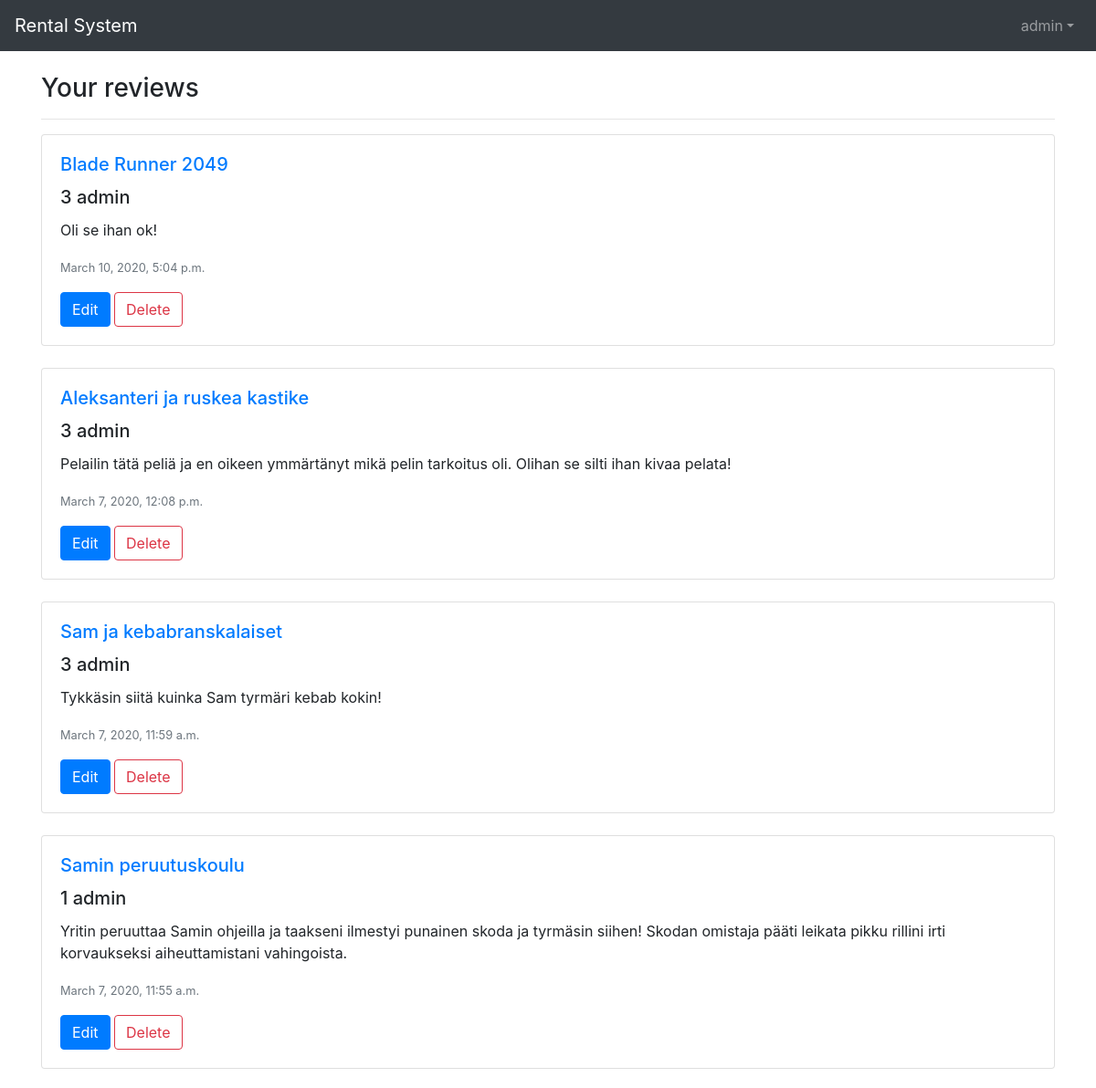
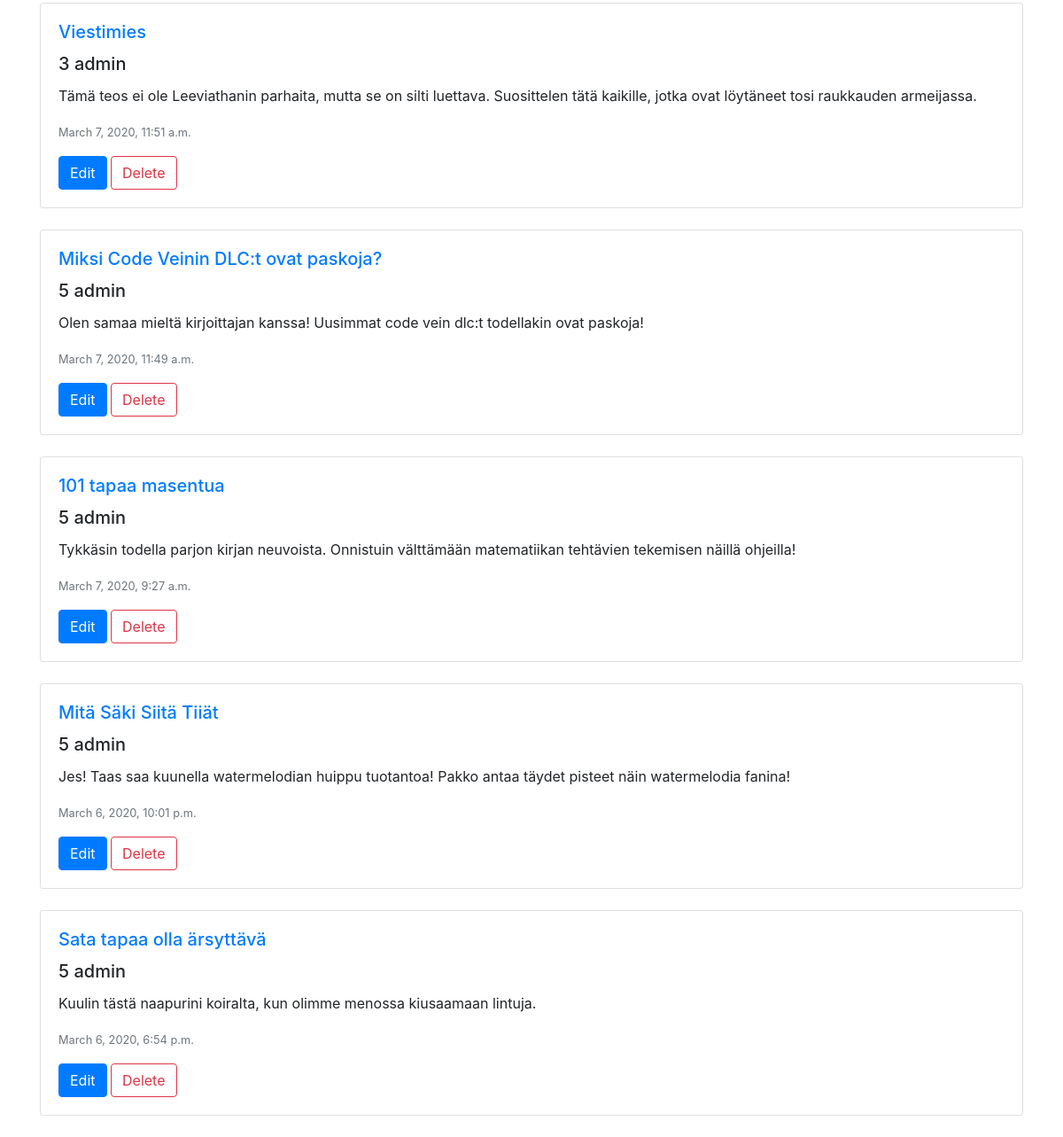
Screenshot of /reviews/ (signed in) with the database file from the repository (2 pictures, top to bottom).
### rental_system/models.py (models this page shows, shortened)
class Rating(models.Model):
    user = models.ForeignKey(User, on_delete=models.CASCADE, default=1)
    work = models.ForeignKey(Work, on_delete=models.CASCADE)
    rating = models.IntegerField(
        default=5,
        validators=[
            MaxValueValidator(5),
            MinValueValidator(0)
        ]
    )
    comment = models.TextField(max_length=500)
    post_date = models.DateTimeField(auto_now_add=True, null=True)
    edit_date = models.DateTimeField(blank=True, null=True)
    visible = models.BooleanField(default=True)

class Work(models.Model):
    creators = models.ManyToManyField(Creator)
    type = models.ForeignKey(Type, on_delete=models.CASCADE)
    genres = models.ManyToManyField(Genre)
    publishers = models.ManyToManyField(Publisher, blank=True)
    title = models.CharField(max_length=200)
    desc = models.TextField(max_length=500)
    trailer = models.URLField(blank=True)
    image = models.URLField(blank=True)
    date_added = models.DateTimeField()
    pub_date = models.IntegerField(
        default=datetime.date.today().year
        ,
        validators=[
            MaxValueValidator(datetime.date.today().year),
            MinValueValidator(1800)
        ]
    )

### rental_system/views.py (the view)
# urls.py: path('reviews/', views.reviews, name='reviews'),
@login_required
def reviews(request):
    user = request.user
    ratings = Rating.objects.filter(user_id = user, visible = True).order_by('-post_date').all()
    return render(request, 'rental_system/reviews.html', {'comments': ratings})

### rental_system/templates/rental_system/reviews.html (shortened to what this page needs)
{% extends 'base.html' %}
{% block content %}
{% load static %}
<br>
<div class="container">
  <h3>Your reviews</h3>
  <hr>
  {% if comments %}
  {% for comment in comments %}
  <div class="card w-100">
    <div class="card-body">
      <h5 class="card-title"><a href="{% url 'work' comment.work.id %}">{{ comment.work.title }}</a></h5>
      <h5 class="card-title">{{ comment.rating }} {{ comment.user.username }}</h5>
      <p class="card-text">{{ comment.comment }}</p>
      <p class="card-text"><small class="text-muted">{{ comment.post_date }}</small></p>
      <a class="btn btn-primary" href="{% url 'edit_review' comment.id %}">Edit</a>
      <a class="btn btn-outline-danger" href="{% url 'disable_review' comment.id %}">Delete</a>
    </div>
  </div>
  <br>
  {% endfor %}
  {% else %}
  <p>You havent reviewed anything!</p>
  {% endif %}
</div>
{% endblock %}

### templates/base.html (shortened to what this page needs)
{% load static %}
<!doctype html>
<html lang="en">
<head>
	<link rel="stylesheet" href="https://stackpath.bootstrapcdn.com/bootstrap/4.4.1/css/bootstrap.min.css"
>
	<link rel="stylesheet" href="{% static 'darkmode.css' %}">
</head>
<body>
	<nav class="navbar navbar-expand navbar-dark bg-dark">
		<a class="navbar-brand" href="{% url 'index' %}">Rental System</a>
		<div class="collapse navbar-collapse" id="navbarNav">
			<ul class="navbar-nav ml-auto">
				{% if user.is_authenticated %}
				<li class="nav-item dropdown">
					<a class="nav-link dropdown-toggle" data-toggle="dropdown" href="#" role="button"
						aria-haspopup="true" aria-expanded="false">{{ user.username }}</a>
				</li>
				{% else %}
				<li class="nav-item"></li>
				<a class="nav-link" href="{% url 'login' %}?next={{request.path}}">Login</a>
				</li>
				{% endif %}
			</ul>
		</div>
	</nav>
	{% block content %}
	{% endblock %}
</body>
</html>

### rows the page displays
Rating: work "Blade Runner 2049", rating "3", user.username "admin", comment "Oli se ihan ok!", post_date "March 10, 2020, 5:04 p.m."
Rating: work "Aleksanteri ja ruskea kastike", rating "3", user.username "admin", comment "Pelailin tätä peliä ja en oikeen ymmärtänyt mikä pelin tarkoitus oli. Olihan se silti ihan kivaa pelata!", post_date "March 7, 2020, 12:08 p.m."
Rating: work "Sam ja kebabranskalaiset", rating "3", user.username "admin", comment "Tykkäsin siitä kuinka Sam tyrmäri kebab kokin!", post_date "March 7, 2020, 11:59 a.m."
Rating: work "Samin peruutuskoulu", rating "1", user.username "admin", comment "Yritin peruuttaa Samin ohjeilla ja taakseni ilmestyi punainen skoda ja tyrmäsin siihen! Skodan omistaja pääti leikata pikku rillini irti korvaukseksi aiheuttamistani vahingoista.", post_date "March 7, 2020, 11:55 a.m."
Rating: work "Viestimies", rating "3", user.username "admin", comment "Tämä teos ei ole Leeviathanin parhaita, mutta se on silti luettava. Suosittelen tätä kaikille, jotka ovat löytäneet tosi raukkauden armeijassa.", post_date "March 7, 2020, 11:51 a.m."
Rating: work "Miksi Code Veinin DLC:t ovat paskoja?", rating "5", user.username "admin", comment "Olen samaa mieltä kirjoittajan kanssa! Uusimmat code vein dlc:t todellakin ovat paskoja!", post_date "March 7, 2020, 11:49 a.m."
Rating: work "101 tapaa masentua", rating "5", user.username "admin", comment "Tykkäsin todella parjon kirjan neuvoista. Onnistuin välttämään matematiikan tehtävien tekemisen näillä ohjeilla!", post_date "March 7, 2020, 9:27 a.m."
Rating: work "Mitä Säki Siitä Tiiät", rating "5", user.username "admin", comment "Jes! Taas saa kuunella watermelodian huippu tuotantoa! Pakko antaa täydet pisteet näin watermelodia fanina!", post_date "March 6, 2020, 10:01 p.m."
Rating: work "Sata tapaa olla ärsyttävä", rating "5", user.username "admin", comment "Kuulin tästä naapurini koiralta, kun olimme menossa kiusaamaan lintuja.", post_date "March 6, 2020, 6:54 p.m."

### other values shown
{{ user.username }} "admin"
